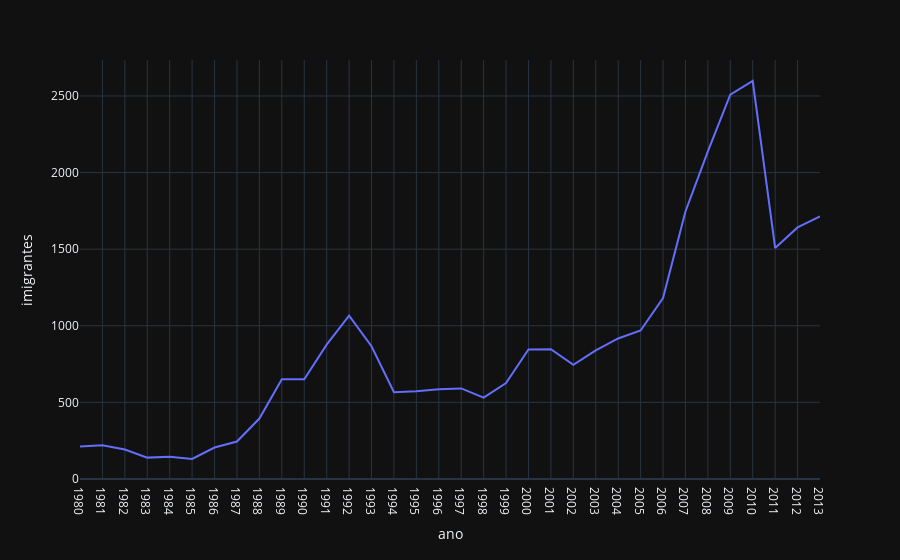

Notebook source saved alongside this figure:
### Code cell
fig = px.line(dados_brasil, x='ano', y='imigrantes')
fig.show()

### Figure 1 — Plotly figure (JSON) as saved in the notebook; plotly's stock layout.template omitted (floating-point values rounded to 4 significant figures)
{"data": [{"hovertemplate": "ano=%{x}<br>imigrantes=%{y}<extra></extra>", "legendgroup": "", "line": {"color": "#636efa", "dash": "solid"}, "marker": {"symbol": "circle"}, "mode": "lines", "name": "", "orientation": "v", "showlegend": false, "x": ["1980", "1981", "1982", "1983", "1984", "1985", "1986", "1987", "1988", "1989", "1990", "1991", "1992", "1993", "1994", "1995", "1996", "1997", "1998", "1999", "2000", "2001", "2002", "2003", "2004", "2005", "2006", "2007", "2008", "2009", "2010", "2011", "2012", "2013"], "xaxis": "x", "y": [211, 220, 192, 139, 145, 130, 205, 244, 394, 650, 650, 877, 1066, 866, 566, 572, 586, 591, 531, 626, 845, 847, 745, 839, 917, 969, 1181, 1746, 2138, 2509, 2598, 1508, 1642, 1714], "yaxis": "y", "type": "scatter"}], "layout": {"xaxis": {"anchor": "y", "domain": [0.0, 1.0], "title": {"text": "ano"}}, "yaxis": {"anchor": "x", "domain": [0.0, 1.0], "title": {"text": "imigrantes"}}, "legend": {"tracegroupgap": 0}, "margin": {"t": 60}}}
